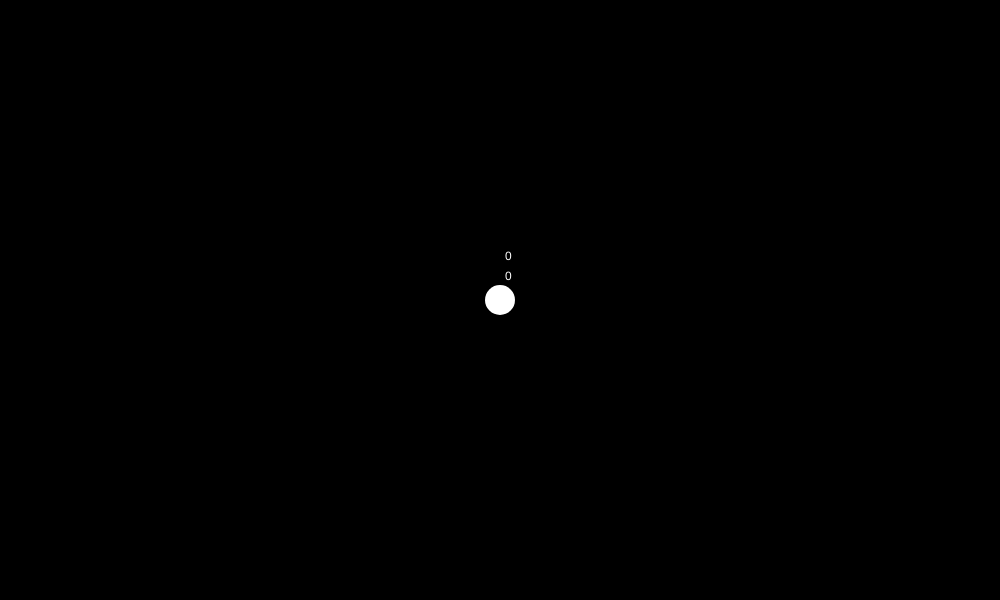
Frame 1 (no input)
Frame 60 (no input): identical to frame 1, image omitted
Frame 120 (the mouse pressed at the canvas centre since frame 60): identical to frame 1, image omitted

The p5.js sketch that drew this single still picture (run headless with seeded random() and noise() and a simulated clock; from frame 60 on, the mouse is pressed at the canvas centre):

// p5.js sketch
// ── sketch.js
let p;

function setup() {
  createCanvas(1000, 600);
  background(0);
  p = new Particle(width / 2, height / 2);
}

function draw() {
  background(0);
  // let's create a force and add it to acceleration when pressing any key.
  if (keyIsPressed) {
    let force = createVector();
    switch (keyCode) {
      case UP_ARROW:
        force = createVector(0, -1);
        break;
      case DOWN_ARROW:
        force = createVector(0, 1);
        break;
      case LEFT_ARROW:
        force = createVector(-1, 0);
        break;
      case RIGHT_ARROW:
        force = createVector(1, 0);
        break;
    }
    force.limit(10);
    p.applyForce(force);
    background(100, 0, 0);
  }
  displayAccVel(3);
  
  p.checkBoundaries();
  p.update();
  p.display();
}

function displayAccVel(scale) {
  push();
  translate(width/2, height/2);
  
  fill(255);
  stroke(255);
  line(0, -10, p.acc.x * scale*50, -10 + p.acc.y * scale*50);
  ellipse(0, -10, 3, 3);
  
  fill(255, 0, 0);
  stroke(255, 0, 0);
  line(0, 0, p.vel.x * scale, p.vel.y * scale);
  ellipse(0, 0, 3, 3);
  
  fill(255);
  noStroke();
  text(p.vel.x, 5, -40);
  text(p.vel.y, 5, -20);
  pop();
}
// ── Particle.js
"use strict";

class Particle {
  constructor(x,y) {
    this.pos = createVector(x,y);
    this.vel = createVector(0,0);
    this.acc = createVector(0,0);
    this.dia = 30;
  }
  applyForce(force) {
    this.acc.add(force);
  }
  update() {
    this.vel.add(this.acc);  // vel = vel + acc;
    this.pos.add(this.vel);  // pos = pos + vel;
    this.acc.mult(0);        // acceleration has to be reset after being applied! ***
  }
  display() {
    push();
    translate(this.pos.x, this.pos.y);
    noStroke();
    fill(255);
    ellipse(0,0, this.dia, this.dia);
    pop();
  }
  checkBoundaries() {
    // x
    if (this.pos.x < 0) {
      this.pos.x = 0;
      this.vel.x = -this.vel.x;
    } else if (this.pos.x > width) {
      this.pos.x = width;
      this.vel.x = -this.vel.x;
    }
    // y
    if (this.pos.y < 0) {
      this.pos.y = 0;
      this.vel.y = -this.vel.y;
    } else if (this.pos.y > height) {
      this.pos.y = height;
      this.vel.y = -this.vel.y;
    }
  }
}
